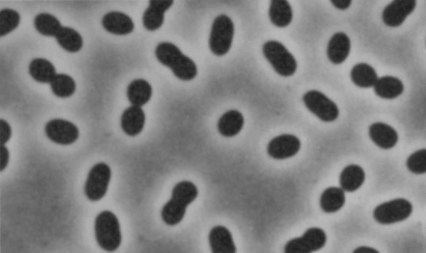
%> input picture lab3/bacteria.tif, 426 x 253 px
$ octave --eval "lab('bacteria.tif');"   (GNU Octave 9; MATLAB toolbox functions it lacks are replaced by stand-ins)
%> lines starting %> are read from the running program, lines starting %| are printed output that depends on the picture; in (x1, y1, x2, y2) boxes, pixels count from 0 and x2, y2 are one past the last pixel; in counts of white or black regions, pixels touching at a corner belong together; the program's own positions count from 1
function lab(image, closingRadius, minimaThresh)
%> called with image = 'bacteria.tif'

% default value for optional arguments
if nargin < 3
    minimaThresh = 5;
end
if nargin < 2
    closingRadius = 2;
end

% open image
I = imread(image);
%> I is the input picture: size 253x426 uint8; min 33, max 184, mean 127.8

% convert to grayscale if needed
if size(I,3) > 1
    I = rgb2gray(I);
end

% threshold
thresh = multithresh(I);
%> thresh = 98
J = I < thresh;
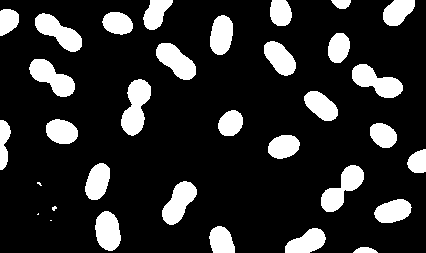
%> J: size 253x426 logical; 17% white; 33 white regions (4 under 20 px), largest, box (x1, y1, x2, y2) and area: (121, 79, 151, 136) 1049, (321, 165, 364, 212) 944, (352, 64, 403, 98) 942

% show histogram and threshold
figure
histogram(I);
hold on;
line([thresh, thresh], ylim, 'Color', 'magenta');
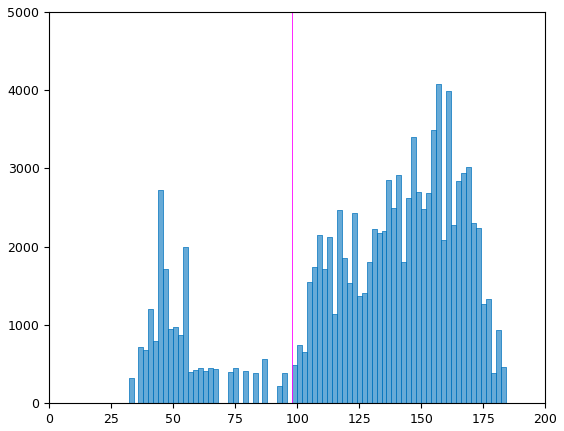
%> figure redrawn from the program's plot data; tallest bar 4077 high, from x = 156 to 158
hold off;

% morphological closure to remove noise
K = imclose(J, strel('disk', closingRadius));
%> K: size 253x426 logical; 17.1% white; 33 white regions (4 under 20 px)

% distance transform
D = bwdist(~K);
D = -D;
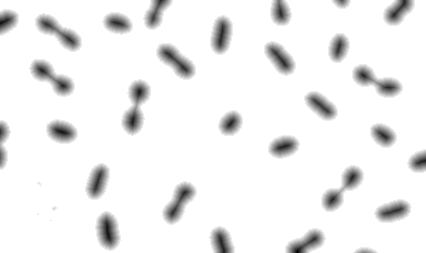
%> D: size 253x426 single; min -13, max 0, mean -0.786; drawn with min black and max white
D(~K) = -Inf;

% suppress shallow minima to avoid oversegmentation
D = imhmin(D, minimaThresh);

% plot surface of distance transform
figure;
surf(1:size(D,2), 1:size(D,1), D);
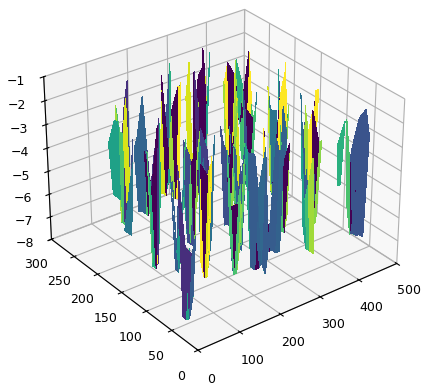
%> figure redrawn from the program's plot data

% watershed
W = watershed(D);
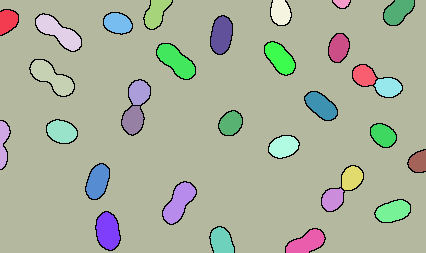
%> W: size 253x426 uint8; 33 distinct labels, from 0 to 32; one colour per label, 0 black

% get segmentation props
p = regionprops(W, J, 'all');
%> p = 32 regions; largest, box (x1, y1, x2, y2), Area, Centroid, MajorAxisLength, MinorAxisLength and Eccentricity: (0, 0, 426, 253) 89546 [212.4 129.7] 492.3 289.2 0.809, (30, 60, 74, 96) 763 [52.6 78.2] 55.14 19.53 0.935, (36, 14, 81, 51) 755 [59.3 32.8] 57.59 18.09 0.949

% plot segments and centroids
figure;
imagesc(label2rgb(W)); axis image; axis off;
hold on;
c = [p.Centroid];
%> c = 64 values, max 419 at index 63, min 3.78 at index 50, mean 170.8
for k = 2:size(p,1) % first index is background region
	plot(c(1+2*(k-1)), c(2*k), 'w+', 'MarkerSize', 10, 'LineWidth', 2);
end
%> this loop made 31 passes
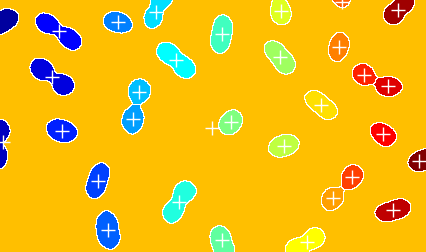
%> figure redrawn from the program's plot data
hold off;

% get areas
figure;
a = [p.Area];
%> a = 32 values, max 89546 at index 22, min 99 at index 25, mean 3266.7
a = a(2:size(a,2)); % first index is background region
%> a = 31 values, max 89546 at index 21, min 99 at index 24, mean 3361.2
%> `lab('bacteria.tif');`:
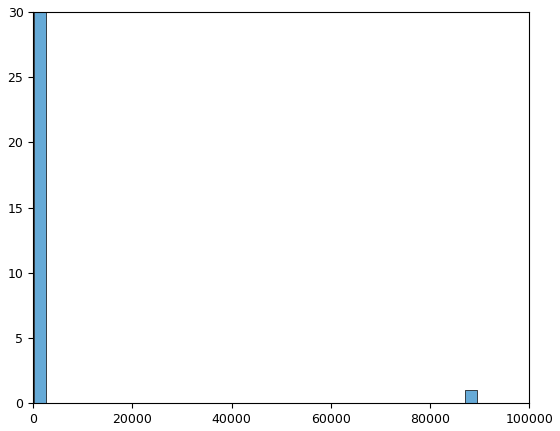
%> figure redrawn from the program's plot data; tallest bar 30 high, from x = 99 to 2654.6
histogram(a, 35);
